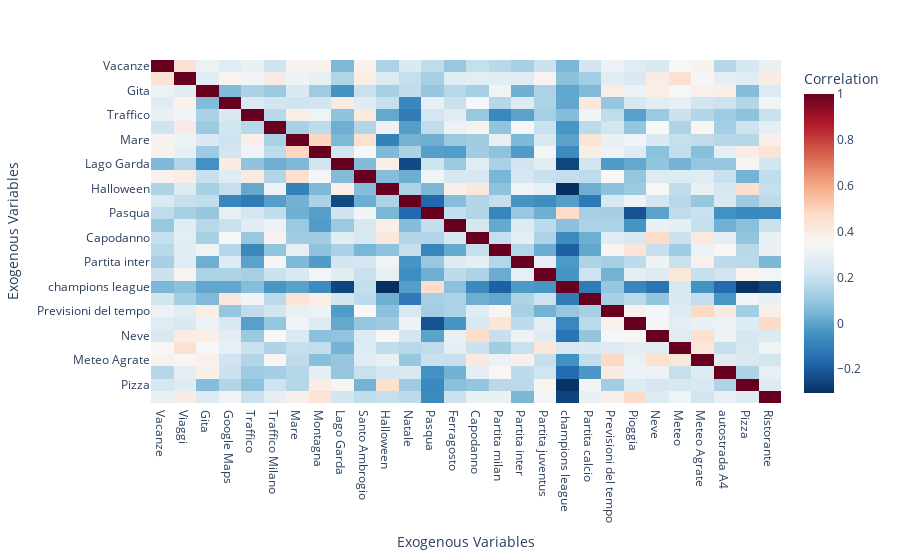

The code cell stored with this chart in its notebook:
### Code cell
# examine correlations
px.imshow(df_exogenous.corr(method='spearman'), 
    labels=dict(x='Exogenous Variables', y='Exogenous Variables', color='Correlation'),
    color_continuous_scale='RdBu_r',
    aspect="auto")

### Figure 1 — Plotly figure (JSON) as saved in the notebook; plotly's stock layout.template omitted (floating-point values rounded to 4 significant figures; data arrays with more than 128 entries replaced by an {"elided": "..."} marker saying what was removed)
{"data": [{"coloraxis": "coloraxis", "hovertemplate": "Exogenous Variables: %{x}<br>Exogenous Variables: %{y}<br>Correlation: %{z}<extra></extra>", "name": "0", "type": "heatmap", "x": ["Vacanze", "Viaggi", "Gita", "Google Maps", "Traffico", "Traffico Milano", "Mare", "Montagna", "Lago Garda", "Santo Ambrogio", "Halloween", "Natale", "Pasqua", "Ferragosto", "Capodanno", "Partita milan", "Partita inter", "Partita juventus", "champions league", "Partita calcio", "Previsioni del tempo", "Pioggia", "Neve", "Meteo", "Meteo Agrate", "autostrada A4", "Pizza", "Ristorante"], "xaxis": "x", "y": ["Vacanze", "Viaggi", "Gita", "Google Maps", "Traffico", "Traffico Milano", "Mare", "Montagna", "Lago Garda", "Santo Ambrogio", "Halloween", "Natale", "Pasqua", "Ferragosto", "Capodanno", "Partita milan", "Partita inter", "Partita juventus", "champions league", "Partita calcio", "Previsioni del tempo", "Pioggia", "Neve", "Meteo", "Meteo Agrate", "autostrada A4", "Pizza", "Ristorante"], "yaxis": "y", "z": {"elided": "28x28 float values"}}], "layout": {"coloraxis": {"colorbar": {"title": {"text": "Correlation"}}, "colorscale": [[0, "rgb(5,48,97)"], [0.1, "rgb(33,102,172)"], [0.2, "rgb(67,147,195)"], [0.3, "rgb(146,197,222)"], [0.4, "rgb(209,229,240)"], [0.5, "rgb(247,247,247)"], [0.6, "rgb(253,219,199)"], [0.7, "rgb(244,165,130)"], [0.8, "rgb(214,96,77)"], [0.9, "rgb(178,24,43)"], [1, "rgb(103,0,31)"]]}, "margin": {"t": 60}, "xaxis": {"anchor": "y", "domain": [0, 1], "title": {"text": "Exogenous Variables"}}, "yaxis": {"anchor": "x", "autorange": "reversed", "domain": [0, 1], "title": {"text": "Exogenous Variables"}}}}
